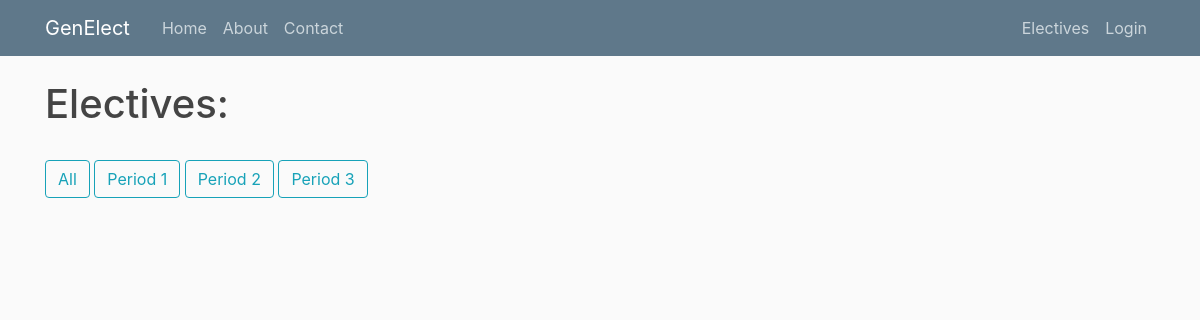
/offerings, run on an earlier commit of the app's database.
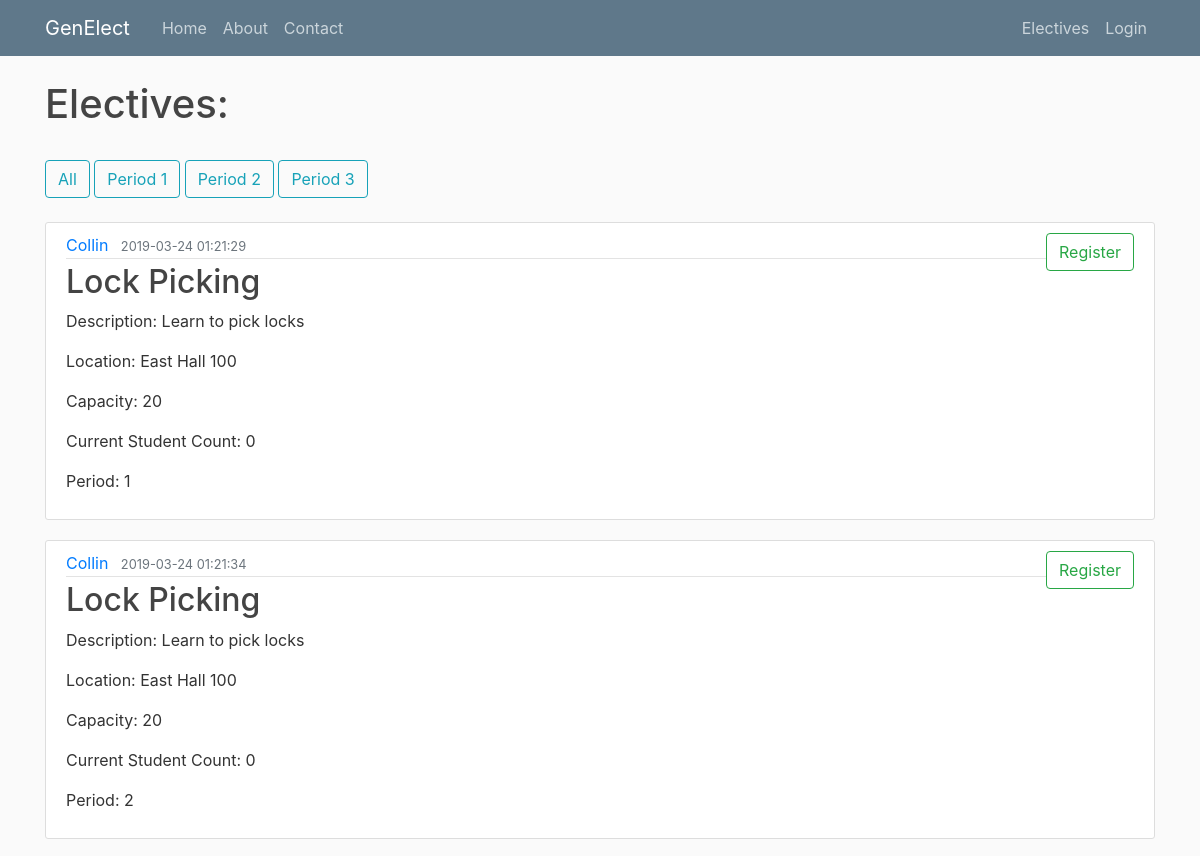
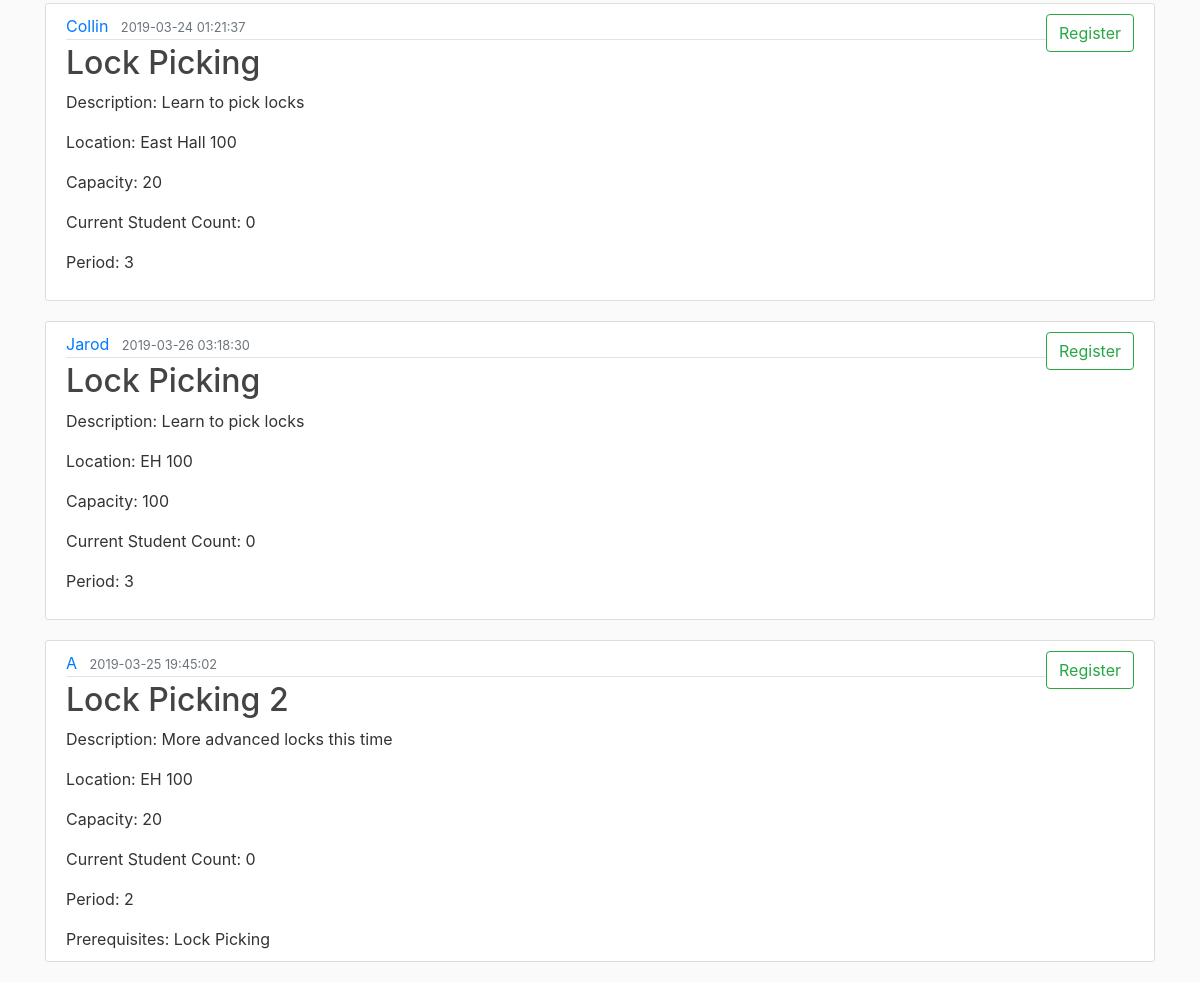
And on a later commit of the database (2 pictures, top to bottom).
### genElect/models.py (models this page shows)
class Base(db.Model):
    __abstract__ = True
    id = db.Column(db.Integer, primary_key=True, autoincrement=True)
    date_created = db.Column(db.DateTime, default=db.func.current_timestamp())
    date_modified = db.Column(db.DateTime, default=db.func.current_timestamp(),
            onupdate=db.func.current_timestamp())

class Offerings(Base):
    __tablename__ = 'offerings'
    day = db.Column(db.Date)
    period_start = db.Column(db.Integer)
    period_length = db.Column(db.Integer)
    building = db.Column(db.String(100))
    room = db.Column(db.String(100))
    instructor = db.Column(db.String(100))
    current_count = db.Column(db.Integer)
    capacity = db.Column(db.Integer)
    elective_id = db.Column(db.Integer, db.ForeignKey('electives.id'), nullable=False)
    registrations = db.relationship('Registrations', backref='offering', lazy=True)

class Electives(Base):
    __tablename__ = 'electives'
    name = db.Column(db.String(100))
    description = db.Column(db.String(500))
    prerequisites = db.relationship('Prerequisites', backref='elective', lazy=True)
    offerings = db.relationship('Offerings', backref='elective', lazy=True)
    completed_users = db.relationship('Completions', backref='elective', lazy=True)
    can_retake = db.Column(db.Boolean)

### genElect/__init__.py (the view)
@app.route("/electives") #FOR STUDENT USE
@app.route("/offerings") #FOR STUDENT USE
def electives():
    period = request.args.get('period')
    if period:
        offerings = Offerings.query.order_by(Offerings.elective_id).filter_by(period_start=period)
    else:
        offerings = Offerings.query.order_by(Offerings.elective_id).all()
    registered = [] #build out list of registered offerings
    if current_user.is_authenticated:
        registrations = current_user.registrations
        for registration in registrations:
            registered.append(registration.offering)
    return render_template('studentelectives.html', offerings=offerings, registered=registered, Electives=Electives)

### genElect/templates/studentelectives.html
{% extends "layout.html" %}
{% block content %}
    <h1>Electives:</h1>
    <br>
    <button type="button" onclick="window.location.href = '/electives'" class="btn btn-outline-info">All</button>
    <button type="button" onclick="window.location.href = '/electives?period=1'" class="btn btn-outline-info">Period 1</button>
    <button type="button" onclick="window.location.href = '/electives?period=2'" class="btn btn-outline-info">Period 2</button>
    <button type="button" onclick="window.location.href = '/electives?period=3'" class="btn btn-outline-info">Period 3</button>
    <br><br>
    {% for offering in offerings %}
        <article class="media content-section">
          <div class="media-body">
            <div class="article-metadata">
              <a class="mr-2" href="#">{{offering.instructor}}</a>
              <small class="text-muted">{{ offering.date_created }}</small>
            </div>
            <h2><a class="article-title" href="#">{{ offering.elective.name }}</a></h2>
            <p class="article-content">Description: {{ offering.elective.description }}</p>
            <p class="article-content">Location: {{ offering.building }} {{ offering.room }}</p>
            <p class="article-content">Capacity: {{ offering.capacity }}</p>
            <p class="article-content">Current Student Count: {{ offering.current_count }}</p>
            <p class="article-content">Period: {{ offering.period_start }}</p>
            {% if offering.elective.prerequisites %}
              <span class="article-content">Prerequisites:</span>
              {% for prereq in offering.elective.prerequisites %}
                {{ Electives.query.filter_by(id=prereq.prerequisite_elective_id).first().name }}
              {% endfor %}
            {% endif %}
          </div>
          <div class="form-group">
            {% if offering in registered %}
              <button type="button" onclick="window.location.href = '/drop/{{offering.id}}?back=electives'" class="btn btn-outline-danger">Drop</button>
            {% else %}
              <button type="button" onclick="window.location.href = '/register/{{offering.id}}'" class="btn btn-outline-success">Register</button>
            {% endif %}
        </div>
        </article>
    {% endfor %}
{% endblock content %}

### genElect/templates/layout.html (shortened to what this page needs)
<!DOCTYPE html>
<html>
<head>
    <link rel="stylesheet" href="https://maxcdn.bootstrapcdn.com/bootstrap/4.0.0/css/bootstrap.min.css">
    <link rel="stylesheet" type="text/css" href="{{ url_for('static', filename='main.css') }}">
</head>
<body>
    <header class="site-header">
      <nav class="navbar navbar-expand-md navbar-dark bg-steel fixed-top">
        <div class="container">
          <a class="navbar-brand mr-4" href="/">GenElect</a>
          <div class="collapse navbar-collapse" id="navbarToggle">
            <div class="navbar-nav mr-auto">
              {% if not current_user.is_authenticated or current_user.role != "admin" %}
                <a class="nav-item nav-link" href="{{ url_for('index') }}">Home</a>
                <a class="nav-item nav-link" href="{{ url_for('about') }}">About</a>
                <a class="nav-item nav-link" href="{{ url_for('contact') }}">Contact</a>
              {% endif %}
            </div>
            <div class="navbar-nav">
              {% if current_user.is_authenticated %}
                {% if current_user.role == "admin" %}
                  <a class="nav-item nav-link" href="{{ url_for('admin') }}">Admin</a>
                  <a class="nav-item nav-link" href="{{ url_for('allusers') }}">Users</a>
                  <a class="nav-item nav-link" href="{{ url_for('allelectives') }}">Electives</a>
                  <a class="nav-item nav-link" href="{{ url_for('allnotifications') }}">Notifications</a>
                  <a class="nav-item nav-link" href="{{ url_for('allofferings') }}">Offerings</a>
                {% endif %}
                {% if current_user.role == "instructor" %}
                  <a class="nav-item nav-link" href="{{ url_for('allelectives') }}">Electives</a>
                  <a class="nav-item nav-link" href="{{ url_for('allofferings') }}">Offerings</a>
                {% endif %}
                {% if current_user.role == "student" %}
                  <a class="nav-item nav-link" href="/electives">Electives</a>
                  <a class="nav-item nav-link" href="/schedule">My Schedule</a>
                  <a class="nav-item nav-link" href="{{ url_for('account') }}">Account</a>
                {% endif %}
                <a class="nav-item nav-link" href="{{ url_for('logout') }}">Logout</a>
              {% else %}
                <a class="nav-item nav-link" href="/electives">Electives</a>
                <a class="nav-item nav-link" href="{{ url_for('login') }}">Login</a>
              {% endif %}
            </div>
          </div>
        </div>
      </nav>
    </header>
    <main role="main" class="container">
      <div class="row">
        <div class="col-md-12">
          {% block content %}{% endblock %}
        </div>
      </div>
    </main>
</body>
</html>

### genElect/static/main.css (style rules this page uses)
body { background: #fafafa; color: #333333; margin-top: 5rem; }
h1, h2, h3, h4, h5, h6 { color: #444444; }
.bg-steel { background-color: #5f788a; }
.site-header .navbar-nav .nav-link { color: #cbd5db; }
.content-section { background: #ffffff; padding: 10px 20px; border: 1px solid #dddddd; border-radius: 3px; margin-bottom: 20px; }
.article-title { color: #444444; }
.article-content { white-space: pre-line; }
.article-metadata { padding-bottom: 1px; margin-bottom: 4px; border-bottom: 1px solid #e3e3e3 }

What changed in the data, as far as the page shows it:
added Offerings: instructor "Collin", date_created "2019-03-24 01:21:29", elective.name "Lock Picking", elective.description "Learn to pick locks", building "East Hall", room "100", capacity "20", current_count "0", period_start "1"
added Offerings: instructor "Collin", date_created "2019-03-24 01:21:34", elective.name "Lock Picking", elective.description "Learn to pick locks", building "East Hall", room "100", capacity "20", current_count "0", period_start "2"
added Offerings: instructor "Collin", date_created "2019-03-24 01:21:37", elective.name "Lock Picking", elective.description "Learn to pick locks", building "East Hall", room "100", capacity "20", current_count "0", period_start "3"
added Offerings: instructor "Jarod", date_created "2019-03-26 03:18:30", elective.name "Lock Picking", elective.description "Learn to pick locks", building "EH", room "100", capacity "100", current_count "0", period_start "3"
added Offerings: instructor "A", date_created "2019-03-25 19:45:02", elective.name "Lock Picking 2", elective.description "More advanced locks this time", building "EH", room "100", capacity "20", current_count "0", period_start "2"
added Electives: query.filter_by "Lock Picking"
